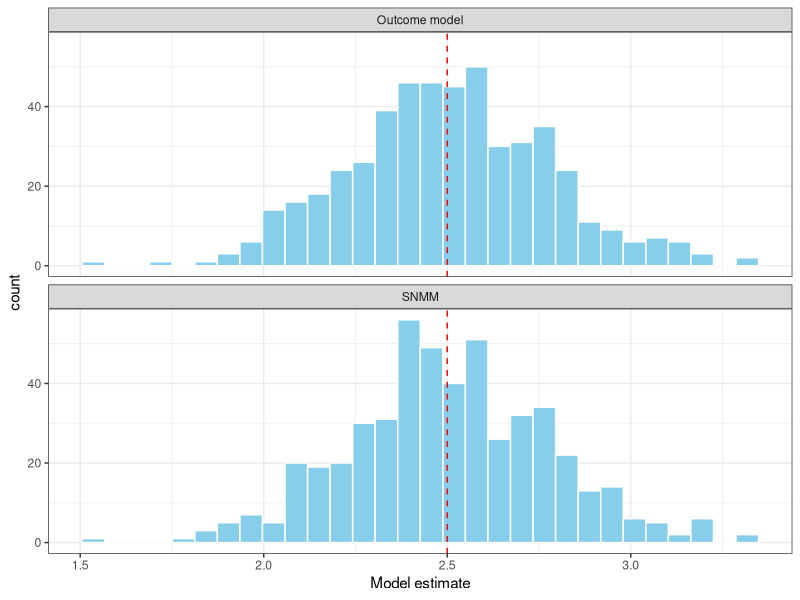
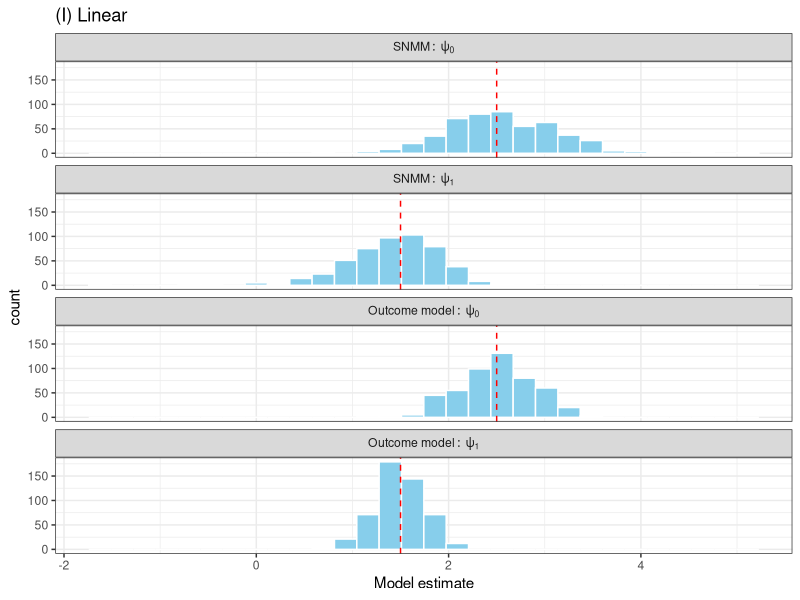
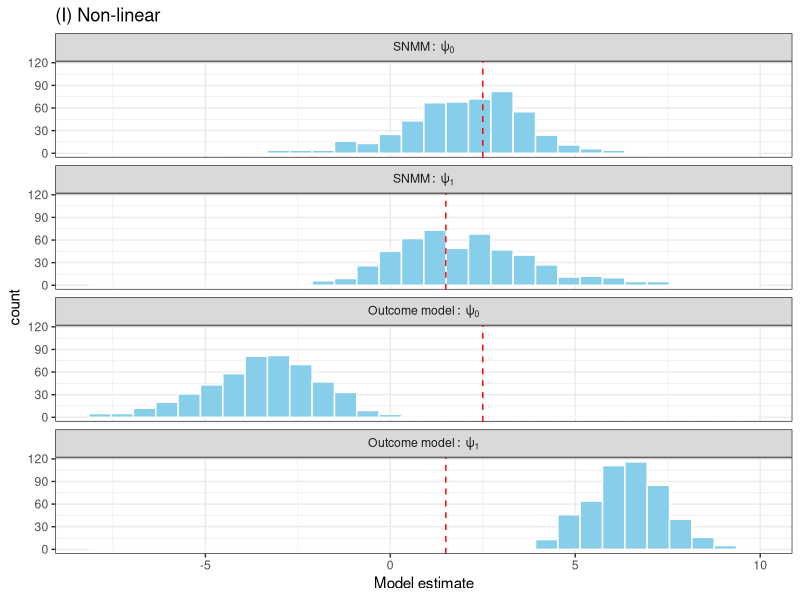
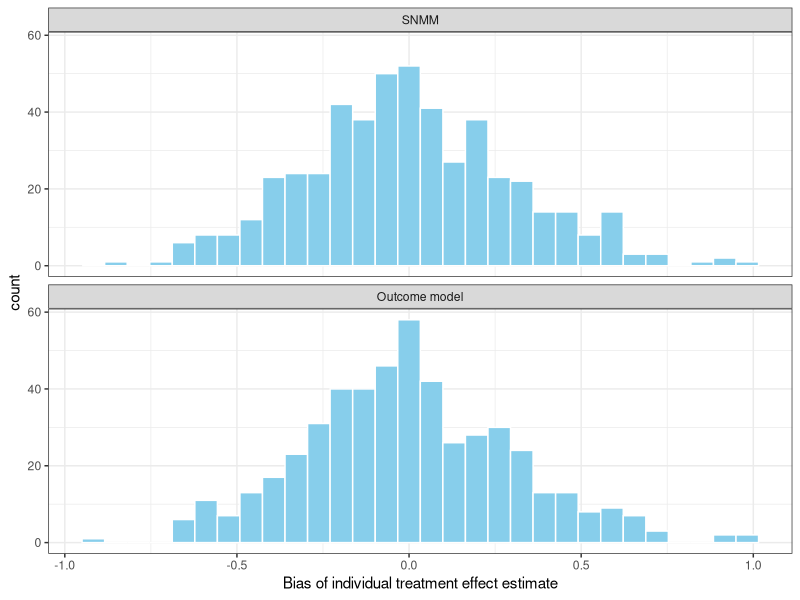
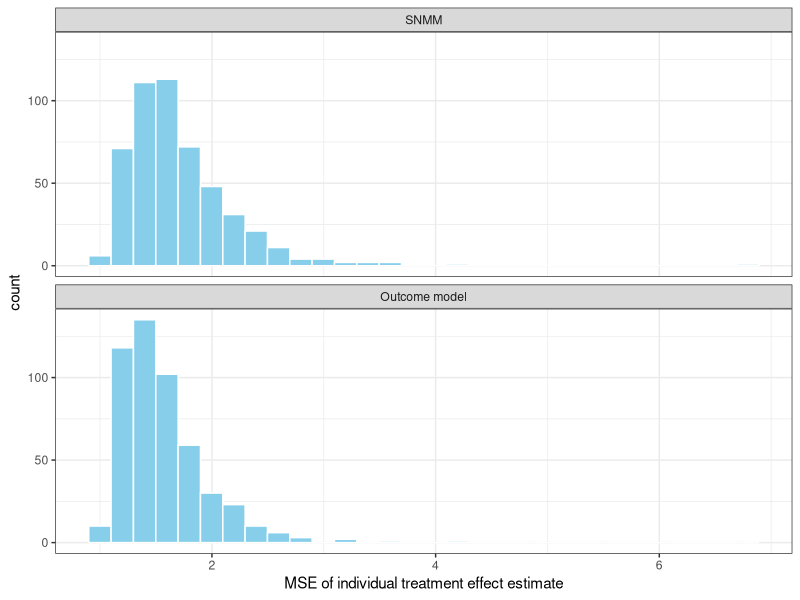

Recreate these plots in R, in order.
## ---- chunk 1
library(ggplot2)
library(gridExtra)
library(dplyr)
library(tidyr)
library(splines)

## SIMULATION 1
M <- 500 # number of rins
tauM <- replicate(M, {
  N <- 100
  # generate data
  h1 <- runif(N,-0.5,3)
  ps <- function(x) 1/(1 + exp(2 - 1.8*h1))
  a <- 1*(ps(h1) < runif(N))
  y <- -1.4 + 0.8*h1 + 2.5*a + rnorm(N)
  # estimate probability of treatment
  pm <- glm(a ~ h1,family = binomial())
  ph <- fitted(pm)
  w <- (a-ph)
  # estimate treatment effect
  tauh_g <- sum(w*y)/sum(a*w)
  tauh_lm <- lm(y ~ h1 + a)$coef["a"]
  c(tauh_g,tauh_lm)
})
## ---- chunk 2
# plot results
library(ggplot2)
tau_df <- data.frame(t(tauM))
names(tau_df) <- c("SNMM","Outcome model")
tau_df <- tidyr::pivot_longer(tau_df,1:2,names_to = "method",values_to = "estimate")
ggplot(tau_df) +
  geom_histogram(aes(x = estimate),col="white",fill="skyblue") +
  geom_vline(xintercept = 2.5,col="red",linetype=2) +
  theme_bw() +
  facet_wrap(~method,ncol=1) +
  labs(x = "Model estimate")
## ---- chunk 3
gest_snmm <- function(X,y,a,ph) {
  w <- (a-ph)
  W <- diag(w)
  A <- diag(a)
  t1 <- solve(t(X) %*% W %*% A %*% X)
  t2 <- t(X) %*% W %*% y
  t1 %*% t2
}
## ---- chunk 4
## SIMULATION 2
M <- 500  # number of runs
tauM <- replicate(M, {
  # generate data for linear and non-linear cases
  N <- 100
  h1 <- runif(N,-0.5,3)
  ps <- function(x) 1/(1 + exp(2 - 1.8*h1))
  a <- 1*(ps(h1) < runif(N))
  psi0 <- 2.5
  psi1 <- 1.5
  y1 <- -1.4 + 0.8*h1 + psi0*a + psi1*a*h1 + rnorm(N)
  y2 <- -1.4*h1^3 + exp(h1) + psi0*a + psi1*a*h1 + rnorm(N)
  # estimate probability of treatment
  pm <- glm(a ~ h1,family = binomial())
  H <- cbind(rep(1,N),h1)
  ph <- fitted(pm)
  # estimate treatment effect
  g1 <- as.vector(gest_snmm(H,y1,a,ph))
  g2 <- as.vector(gest_snmm(H,y2,a,ph))
  ols1 <- lm(y1 ~ h1 + a + h1*a)$coef[c("a","h1:a")]
  ols2 <- lm(y2 ~ h1 + a + h1*a)$coef[c("a","h1:a")]
  c(g1,g2,ols1,ols2)
})
## ---- chunk 5
# plot results
tau_df <- data.frame(t(tauM))
names(tau_df) <- c("g1a","g1ax","g2a","g2ax",
                   "lm1a","lm1ax","lm2a","lm2ax")
tau_df <- tidyr::pivot_longer(tau_df,1:8,
                              names_to = "method",
                              values_to = "estimate")
truth_df2 <- data.frame(method = c("g2a","g2ax",
                                  "lm2a","lm2ax"),
                       estimate = c(2.5,1.5,2.5,1.5))
truth_df1 <- data.frame(method = c("g1a","g1ax",
                                  "lm1a","lm1ax"),
                       estimate = c(2.5,1.5,2.5,1.5))
truth_df1$method_labs <- factor(truth_df1$method,
                             levels = c("g1a","g1ax","lm1a","lm1ax"),
                             labels= c("SNMM:~psi[0]",
                 "SNMM:~psi[1]",
                 "Outcome~model:~psi[0]",
                 "Outcome~model:~psi[1]"))
truth_df2$method_labs <- factor(truth_df2$method,
                             levels = c("g2a","g2ax","lm2a","lm2ax"),
                             labels= c("SNMM:~psi[0]",
                 "SNMM:~psi[1]",
                 "Outcome~model:~psi[0]",
                 "Outcome~model:~psi[1]"))


tau_df$method_labs <- factor(tau_df$method,
                             levels = c("g1a","g1ax","g2a","g2ax",
                   "lm1a","lm1ax","lm2a","lm2ax"),
                             labels= c("SNMM:~psi[0]",
                 "SNMM:~psi[1]",
                 "SNMM:~psi[0]",
                 "SNMM:~psi[1]",
                 "Outcome~model:~psi[0]",
                 "Outcome~model:~psi[1]",
                 "Outcome~model:~psi[0]",
                 "Outcome~model:~psi[1]"))

tau_df |>
  filter(method %in% c("g1a","g1ax","lm1a","lm1ax")) |>
  ggplot() +
  geom_histogram(aes(x = estimate),
                 col="white",fill="skyblue") +
  geom_vline(data = truth_df1, aes(xintercept = estimate),
             col="red",linetype=2) +
  theme_bw() +
  facet_wrap(~method_labs,ncol=1,
             labeller = label_parsed) +
  labs(title = "(I) Linear",x = "Model estimate")
## ---- chunk 6
# plot results
tau_df |>
  filter(method %in% c("g2a","g2ax","lm2a","lm2ax")) |>
  ggplot() +
  geom_histogram(aes(x = estimate),
                 col="white",fill="skyblue") +
  geom_vline(data = truth_df2, aes(xintercept = estimate),
             col="red",linetype=2) +
  theme_bw() +
  facet_wrap(~method_labs,ncol=1,
             labeller = label_parsed) +
  labs(title = "(I) Non-linear",x = "Model estimate")
## ---- chunk 7
## SIMULATION 3
M <- 500  # number of runs
tauM <- replicate(M, {
  # generate data
  N <- 1000
  x1 <- runif(N,-0.5,3)
  x2 <- rnorm(N,2,3)
  ps <- function(x1,x2) 1/(1 + exp(2 - 1.8*x1 + 0.2*x2))
  a <- 1*(ps(x1,x2) < runif(N))
  psi0 <- 2.5
  psi1 <- 1.5
  tau <- psi0 + 0.7*exp(x1) + 0.5*x2 + 0.4*x2^2 + rnorm(N)
  y <- 1.2*x2 - 1.4*x2^2 + 0.8*exp(x1) + a*tau + rnorm(N,sd = 3)
  # estimate probability of treatment
  pm <- glm(a ~ x1 + x2,family = binomial())
  Xs <-  cbind(rep(1,N),bs(x1),bs(x2))
  ph <- fitted(pm)
  # estimate treatment effect
  ols <- lm(y ~ bs(x1) + bs(x2) + a + bs(x1)*a + bs(x2)*a)
  df0 <- data.frame(x1,x2,a=0)
  df1 <- data.frame(x1,x2,a=1)
  tau_ols <- predict(ols,df1) - predict(ols,df0)
  g <- gest_snmm(Xs,y - predict(ols,df0),a,ph)
  tau_g <- as.vector(Xs %*% g)
  c(bias_g=mean((tau_g-tau)),
    bias_l=(mean((tau_ols-tau))),
    mse_g=mean((tau_g-tau)^2),
    mse_l=(mean((tau_ols-tau)^2)))
})
## ---- chunk 8
# plot results
tau_df <- data.frame(t(tauM))
bias_df <- tau_df[,c("bias_g","bias_l")]
mse_df <- tau_df[,c("mse_g","mse_l")]
bias_df <- pivot_longer(bias_df,1:2,names_to = "method",
                       values_to = "bias")
mse_df <- pivot_longer(mse_df,1:2,names_to = "method",
                       values_to = "mse")
method_labs <- c("SNMM","SNMM","Outcome model","Outcome model")
names(method_labs) <- c("bias_g","mse_g","bias_l","mse_l")
ggplot(bias_df) +
  geom_histogram(aes(x = bias,group=method),
                 col="white",fill="skyblue") +
  facet_wrap(~method,ncol=1,
             labeller = labeller(method = method_labs)) +
  theme_bw() +
  labs(x = "Bias of individual treatment effect estimate")
## ---- chunk 9
ggplot(mse_df) +
  geom_histogram(aes(x = mse,group=method),
                 col="white",fill="skyblue") +
  facet_wrap(~method,ncol=1,
             labeller = labeller(method = method_labs)) +
  theme_bw() +
  labs(x = "MSE of individual treatment effect estimate")
